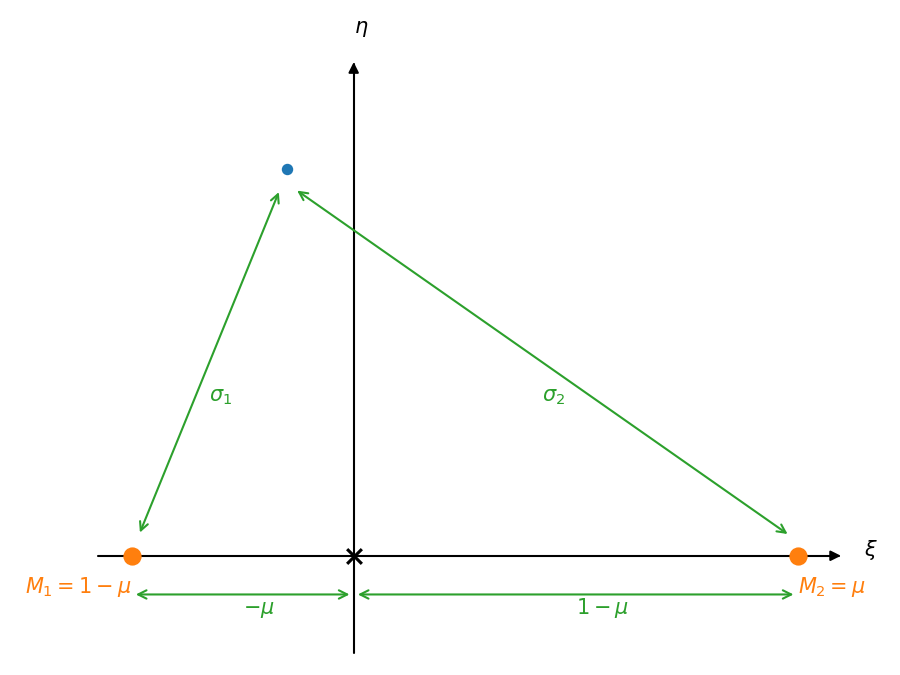

Write Python code to recreate this figure.
import matplotlib.pyplot as plt
import numpy as np
from mpl_toolkits.axisartist.axislines import SubplotZero


def annotate_dim(ax, xyfrom, xyto, text="", color="C0", textoff=0.0):
    """a simple wrapper to draw a labeled dimension line"""
    ax.annotate("", xyfrom, xyto, arrowprops=dict(arrowstyle='<->', color=color))
    ax.text((xyto[0] + xyfrom[0])/2, (xyto[1] + xyfrom[1])/2 + textoff, text, color=color)

M1 = 0.8
M2 = 0.4

a = 1

r1 = -M2*a/(M1 + M2)
r2 = M1*a/(M1 + M2)

# test mass location

x = -0.3* np.abs(r1)
y = 0.6 * np.abs(r1)

# for annotations
offset = 0.01*a

fig = plt.figure()
ax = SubplotZero(fig, 111)
fig.add_subplot(ax)

for direction in ["xzero", "yzero"]:
    # adds arrows at the ends of each axis
    ax.axis[direction].set_axisline_style("-|>")

    # adds X and Y-axis from the origin
    ax.axis[direction].set_visible(True)

for direction in ["left", "right", "bottom", "top"]:
    # hides borders
    ax.axis[direction].set_visible(False)

ax.scatter([r1, r2], [0, 0], marker="o", s=60, zorder=100, color="C1")
ax.scatter([0], [0], marker="x", s=50, zorder=100, color="k")

# label the axes
ax.text(1.15 * r2, 0.0, r'$\xi$')
ax.text(0, 1.35 * y, r'$\eta$')


# test mass
ax.scatter([x], [y], marker="o", s=20, zorder=100, color="C0")

# label the masses
ax.text(r1, -offset, r"$M_1 = 1 - \mu$", color="C1", horizontalalignment="right", verticalalignment="top")
ax.text(r2, -offset, r"$M_2 = \mu$", color="C1", horizontalalignment="left", verticalalignment="top")
#ax.text(x, y + 0.25*offset, r"$m$", color="C0", horizontalalignment="right", verticalalignment="bottom")

# annotate orbital radii
annotate_dim(ax, (r1, -2*offset), (0, -2*offset), text=r"$-\mu$", color="C2", textoff=-offset)
annotate_dim(ax, (0, -2*offset), (r2, -2*offset), text=r"$1-\mu$", color="C2", textoff=-offset)

# annotate distances to the test mass
annotate_dim(ax, (r1 + offset, + offset), (x - offset, y - offset), text=r"$\sigma_1$", color="C2", textoff=-2*offset)
annotate_dim(ax, (x + offset, y - offset), (r2 - offset, +offset), text=r"$\sigma_2$", color="C2", textoff=-2*offset)

ax.set_xticks([])
ax.set_yticks([])

#ax.set_aspect("equal")

ax.set_ylim(-5*offset, y + 5*offset)

fig.set_size_inches((6, 4.5))
fig.tight_layout()
fig.savefig("binary_diagram_dimensionless.png", dpi=150)
